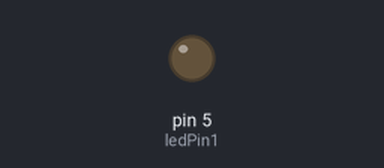
Bench run of a sketch on a simulated Arduino Uno, built with avr-gcc and run on an emulated ATmega328P. Parts: output pins drawn as LEDs (lit = HIGH). What the sketch prints to the serial monitor is not drawn.

Above: at 0.1 s.
At 5.1 s:
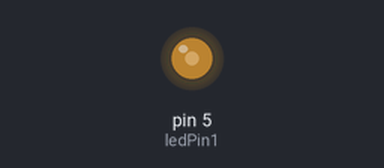
Timing chart, 0 to 45.0 s (numbered marks = the images above):
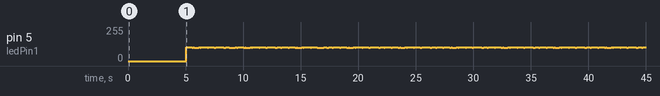

The sketch:

MAE_4bit.ino
```cpp
const int ledPin1 = 5;
const int ledPin2 = 10;
const int pwmWidth = 2;

byte data1[10] = {0x1, 0x2, 0x3, 0x4, 0x5,
                  0x6, 0x7, 0x8, 0x9, 0xA};
unsigned dataNumber = 4;

int counter1 = 4;
const int packet1Size = 10;
bool led1Status = false;
byte packet1[packet1Size];

void initializeTimer()
{
  noInterrupts();
  TCCR1A = 0;
  TCCR1B = 0;
  TCNT1  = 0;

  int freq = 1000;
  int value = 16000000 / 256 /  freq / 2 ; // timer is 8 bits -> 256 values

  OCR1A = value;            // compare match register 16MHz/256/2Hz
  TCCR1B |= (1 << WGM12);   // CTC mode
  TCCR1B |= (1 << CS12);    // 256 prescaler
  TIMSK1 |= (1 << OCIE1A);  // enable timer compare interrupt
  interrupts();             // enable all interrupts
}

ISR(TIMER1_COMPA_vect)
{
 if(counter1 < packet1Size)
  {
    // -- Switch led on if its off and current bit is 1
    if(packet1[counter1] == 1 && led1Status == false)
    {
      led1Status = true;
      digitalWrite(ledPin1,led1Status);
    }
    // -- Switch led off if its on and current bit is 0
    else if(packet1[counter1] == 0 && led1Status == true)
    {
      led1Status = false;
      digitalWrite(ledPin1,led1Status);
    }
  }
  Serial.print(packet1[counter1]);
  counter1++; // Go to next bit
  //Serial.print(packet1[counter1]);
  //reset counter and make next packet
  if(counter1 == packet1Size)
  {
     counter1 = 0;
     dataNumber++;
     if(dataNumber > 6)
      dataNumber=0;
     makePacket1();
  }
}

// Function for parity check
byte parity(byte x)
{
   byte y;
   y = x ^ (x >> 1);
   y = y ^ (y >> 2);
   y = y ^ (y >> 4);
   y = y ^ (y >> 8);
   //y = y ^ (y >>16);
   return y & 1;
}

void makePacket1()
{
  int i=0,j=0;
  while(i<3)
  {
    if(j<3)   // --first 3 bits of start of packet
    {
      packet1[j++] = 0;
      continue;
    }

    if(j==3)    // 4th bit start
    {
      packet1[j++] = 1;
      continue;
    }

    byte tmp = (data1[dataNumber]) & (0x04>>i);
    if(tmp == 0)  // -- bits for symbol 0
    {
      packet1[j++] = 1; //part 1 of data
      packet1[j++] = 0; //part 2 of data
      i++;
    }
    else    // -- bits for symbol 1
    {
      packet1[j++] = 0; //part 1 of data
      packet1[j++] = 1; //part 2 of data
      i++;
    }
  }
  //printPacket();
}

// Function for printing packets through serial port
void printPacket()
{
  Serial.print(data1[dataNumber],HEX);
  Serial.print("::");
  int i=0;
  while(i<packet1Size)
  {
    Serial.print(packet1[i]);
    i++;
  }
  Serial.println();
}

void setup()
{
  makePacket1();
  pinMode(ledPin1, OUTPUT);
  Serial.begin(115200);
  delay(5000);
//  printPacket();
  initializeTimer();
}

void loop(){}
```

Measured:
- by itself, pin 5 (ledPin1): moves between 98/255 and 105/255, repeating every 17.9 s
